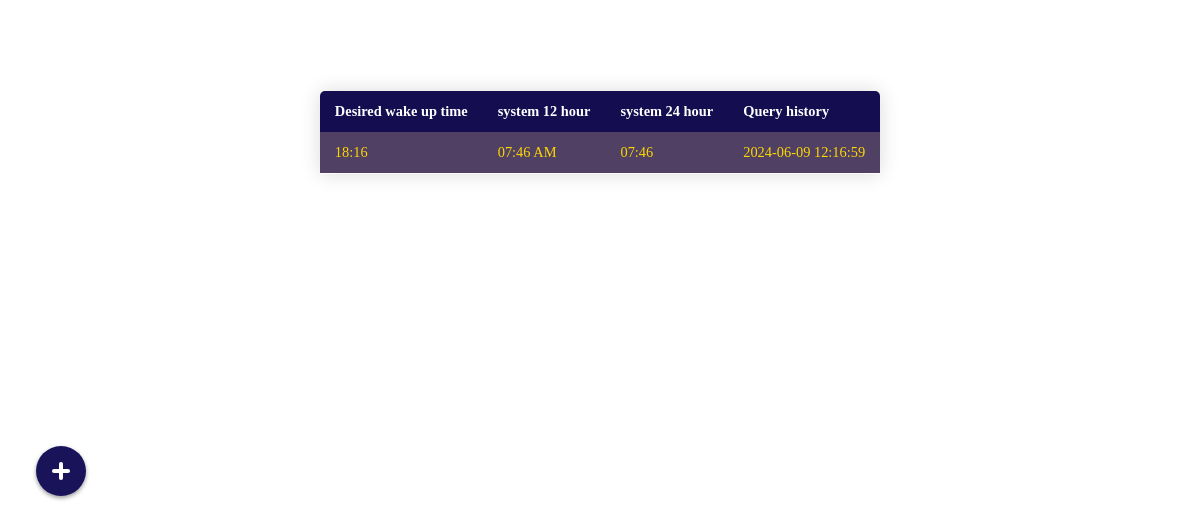
Screenshot of /sleep_log (signed in) with the database file from the repository.
### tables this page shows
CREATE TABLE "Sleep_cycles" (id INTEGER PRIMARY KEY AUTOINCREMENT NOT NULL,
 user_id INTEGER NOT NULL,
 Desired_wake_up_time TEXT,
 system_12_hour TEXT,
 system_24_hour TEXT,
 Query_history TIMESTAMP DEFAULT CURRENT_TIMESTAMP);

### app.py (the view)
@app.route("/sleep_log", methods=["GET"])
def sleep_logs():
    if len(session) <= 0:
        return redirect("/login")
    data = db.execute("SELECT Desired_wake_up_time,system_12_hour,system_24_hour,Query_history FROM Sleep_cycles WHERE user_id = ?",session["user_id"])
    return render_template("sleep_log.html",data=data)

### templates/sleep_log.html (shortened to what this page needs)
{% extends "layout.html" %}
{% block main %}
 <h1> Sleep cycles Logs</h1>
<table class="content-table">
    <thead>
    <tr>
        <th> Desired wake up time</th>
        <th> system 12 hour</th>
        <th> system 24 hour</th>
        <th> Query history </th>
    </tr>
    </thead>
    <tbody>
       {% for Data in data %}
       <tr>
           <td>{{ Data.Desired_wake_up_time }}</td>
           <td> {{ Data.system_12_hour }} </td>
           <td> {{ Data.system_24_hour }} </td>
           <td> {{ Data.Query_history }} </td>
       </tr>
     {% endfor %}
    </tbody>
</table>
{% endblock %}

### templates/layout.html (style rules this page uses)
:root { --background: #19145a; --icon-color: #344955; --width: 50px; --height: 50px; --border-radius: 100%; }

### templates/sleep_log.html (style rules this page uses)
body { background-image: url("/static/images/pexels-harrisonhaines-3536278.jpg"); display: flex; justify-content: center; }
h1 { color: white; font-family: 'Courier New', Courier, monospace; text-align: center; }
.content-table { border-collapse: collapse; margin: 25px 0; font-size: 0.9em; min-width: 400px; border-radius: 5px 5px 0 0; overflow: hidden; box-shadow: 0 0 20px rgba(0, 0, 0, 0.15); }
.content-table thead tr { background-color: #140d50; color: white; text-align: left; font-weight: bold; }
.content-table th, .content-table td { padding: 12px 15px; font-family: 'Courier New', Courier,; }
.content-table tbody tr { border-bottom: 1px solid white; background-color: #504063; color: gold; }

### rows the page displays
Sleep_cycles: Desired_wake_up_time "18:16", system_12_hour "07:46 AM", system_24_hour "07:46", Query_history "2024-06-09 12:16:59"
